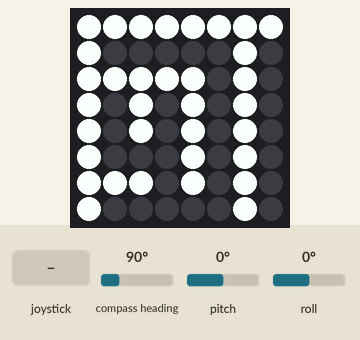
This program was run on a simulated Raspberry Pi (BCM pin numbers) with a Sense HAT. Parts: the Sense HAT's 8×8 RGB LED matrix. Inputs (shaded band) come from the test bench; at power-on: pitch 0°, roll 0°, compass heading 90°. Random numbers come from a fixed seed; what the program prints to the terminal is not drawn. At 9.9 s the program stops and its outputs stay as they are.

Above: at 5.0 s.
5.1 s: pitch set to -2°
At 6.5 s:
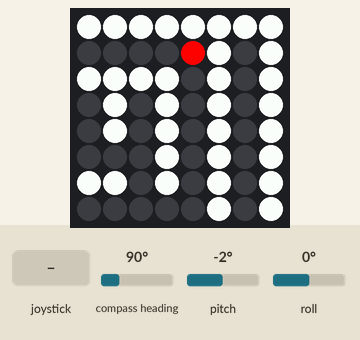
6.7 s: roll set to 45°
At 7.6 s:
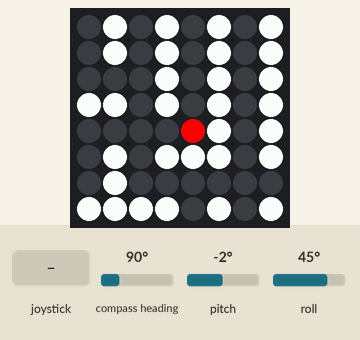
8.2 s: pitch set to 45°
At 9.6 s:
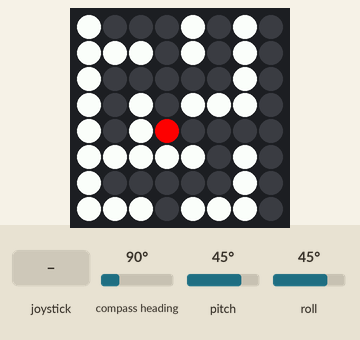
9.7 s: joystick pushed up
Timing chart, 0 to 11.4 s (numbered marks = the images above; inputs shaded):
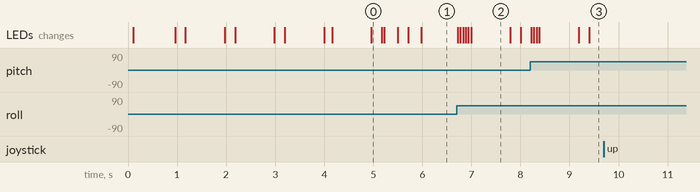

Measured:
- the behaviour switches between 0 and -1° on pitch (found by bisection; images 0 and 1)
- after the input at 9.7 s, every drawn part: stays the same

The program:

largeMaze.py
```python
from sense_hat import SenseHat, DIRECTION_UP, DIRECTION_DOWN, DIRECTION_LEFT, DIRECTION_RIGHT, DIRECTION_MIDDLE, ACTION_PRESSED, ACTION_HELD, ACTION_RELEASED
import random, math, time, copy, colorsys

class LargeMaze(object):
    """
    自動的に迷路を生成し、ジャイロセンサーで傾きを感知して、ボールを動かしてゴールするゲーム
    スクロールさせて複数画面分の迷路に対応する。ゴールの位置は3隅のどこかランダム。
    """
    P_SENSITIVE = 6.0  # Sensibility for orientation
    P_BLOCK_X_LENGTH = 15 # 迷路の横の広さを表すブロック数。奇数であること。
    P_BLOCK_Y_LENGTH = 15 # 迷路の縦の広さを表すブロック数。奇数であること。

    gray = G = [100, 100, 100]
    red = R = [255, 0, 0]
    blue = B = [0, 0, 255]
    pink = [255, 100, 100]
    orange = [239, 129, 15]
    yellow = [255, 255, 0]
    black = O = [0, 0, 0]
    white = W = [255, 255, 255]
    pillarNotWall = [60, 255, 60] # Color for pillar that is not covered by wall
    pillarWall = [200, 255, 30] # Color for pillar that is covered by wall
    WALL = W
    BALL = R
    GOAL = B

    menuItemPixels = [
    R, G, G, W, G, G,
    W, W, G, G, G, W
    ]

    def __init__(self, sense):
        self.GENERATE_SPEED = 0.001 # less as faster。迷路自動生成の速度に関係する待ち時間。
        self.sense = sense
        self.sense.stick.direction_any = self.joystick_any
        self.shouldExit = False
        self.workingPillarList = [] # 稼働中（壁を伸ばすことを検証すべき）の柱のリスト。中身は柱を表すインデックスの数値
        self.pillarList = [] # どの柱がどこにあるかを示す配列。値は {"x": 2, "y": 3} のようなオブジェクト
        self.wallTable = [] # どこに壁があるかを示す２次元配列。壁で覆われた柱も、壁とみなす。1 が壁、0が壁でない。
        self.world = [] # 迷路の全体を表す、LED に表示する色を要素として持つ P_BLOCK_X_LENGTH x P_BLOCK_Y_LENGTH 個の配列。ただし、X Y 各々、8より小さい場合には、8 に調整される。
        self.currentScrollX = 0 # 現在のスクロール横位置
        self.currentScrollY = 0 # 現在のスクロール縦位置
        self.goalX = 0 # ゴールの位置 x
        self.goalY = 0 # ゴールの位置 y

    @classmethod
    def getName(cls):
        return cls.__name__

    @classmethod
    def getMenuItemPixels(cls):
        """ Returns pixels that consists of 6 x 2 pixels
        """
        return LargeMaze.menuItemPixels

    def joystick_any(self, event):
        #print("in joystick_any in " + self.__class__.__name__)
        if event.action == ACTION_RELEASED:
            self.shouldExit = True

    def initDraw(self):
        AISLE = LargeMaze.O
        WALL = LargeMaze.WALL
        PNW = LargeMaze.pillarNotWall
        PW = LargeMaze.pillarWall
        START = LargeMaze.BALL
        GOAL = LargeMaze.GOAL

        # 横や縦が 8 よりも小さい場合、8 まで拡張して world を生成する。
        self.world = [LargeMaze.O for i in range(max(LargeMaze.P_BLOCK_X_LENGTH, 8) * max(LargeMaze.P_BLOCK_Y_LENGTH, 8))]

        # ゴールの位置は、右上隅、左下隅、右下隅のどれかランダム
        goalRandom = random.randint(1,3)
        if goalRandom == 1:
            # 右上隅
            self.goalX = LargeMaze.P_BLOCK_X_LENGTH - 2
            self.goalY = 1
        elif goalRandom == 2:
            # 左下隅
            self.goalX = 1
            self.goalY = LargeMaze.P_BLOCK_Y_LENGTH - 2
        else:
            # 右下隅
            self.goalX = LargeMaze.P_BLOCK_X_LENGTH - 2
            self.goalY = LargeMaze.P_BLOCK_Y_LENGTH - 2

        for y in range(LargeMaze.P_BLOCK_Y_LENGTH):
            wallRow = []
            for x in range(LargeMaze.P_BLOCK_X_LENGTH):
                color = ()
                if x == 0 or x == LargeMaze.P_BLOCK_X_LENGTH - 1 or y == 0 or y == LargeMaze.P_BLOCK_Y_LENGTH - 1:
                    wallRow.append(1)
                    color = WALL
                else:
                    wallRow.append(0)
                    if x == 1 and y == 1:
                        color = START
                    elif x == self.goalX and y == self.goalY:
                        color = GOAL
                    else:
                        color = AISLE
                if x % 2 == 0 and y % 2 == 0:
                    pillarIndex = len(self.pillarList)
                    if x ==0 or x == LargeMaze.P_BLOCK_X_LENGTH - 1 or y == 0 or y == LargeMaze.P_BLOCK_Y_LENGTH - 1:
                        self.workingPillarList.append(pillarIndex)
                    self.pillarList.append({"x": x, "y": y})
                    if color == WALL:
                        color = PW
                    else:
                        color = PNW
                self.world[y * max(LargeMaze.P_BLOCK_X_LENGTH, 8) + x] = color
            self.wallTable.append(wallRow)
        screen = []
        for y in range(8):
            row = self.world[y * max(LargeMaze.P_BLOCK_X_LENGTH, 8): y * max(LargeMaze.P_BLOCK_X_LENGTH, 8) + 8]
            screen.extend(row)
        self.sense.set_pixels(screen)

    def  generateWalls(self):
        WALL = LargeMaze.WALL

        while len(self.workingPillarList) > 0:
            randomIndex = random.randint(0, len(self.workingPillarList) - 1)
            index = self.workingPillarList.pop(randomIndex)
            x = self.pillarList[index]["x"]
            y = self.pillarList[index]["y"]

            # 壁を伸ばせる可能性配列。値はその方向を表す {"x": 2, "y": 0} や {"x": 0, "y": -2} のようなオブジェクト
            possibleExtend = []

            if x + 2 <= LargeMaze.P_BLOCK_X_LENGTH - 1 and self.wallTable[y][x + 2] == 0:
                possibleExtend.append({"x": 2, "y": 0})
            if x - 2 >= 0 and self.wallTable[y][x - 2] == 0:
                possibleExtend.append({"x": -2, "y": 0})
            if y + 2 <= LargeMaze.P_BLOCK_Y_LENGTH - 1 and self.wallTable[y + 2][x] == 0:
                possibleExtend.append({"x": 0, "y": 2})
            if y - 2 >= 0 and self.wallTable[y - 2][x] == 0:
                possibleExtend.append({"x": 0, "y": -2})

            self.world[y * max(LargeMaze.P_BLOCK_X_LENGTH, 8) + x] = WALL

            if len(possibleExtend) > 0:
                extendDirection = possibleExtend[random.randint(0, len(possibleExtend) - 1)]
                # print(extendDirection)

                # 伸ばす1つ目。柱ではない。
                x1 = int(x + extendDirection["x"] / 2)
                y1 = int(y + extendDirection["y"] / 2)

                self.world[y1 * max(LargeMaze.P_BLOCK_X_LENGTH, 8) + x1] = WALL
                self.wallTable[y1][x1] = 1

                # 伸ばす2つ目。柱である。
                x2 = x + extendDirection["x"]
                y2 = y + extendDirection["y"]
                self.world[y2 * max(LargeMaze.P_BLOCK_X_LENGTH, 8) + x2] = WALL
                self.wallTable[y2][x2] = 1

                # 到達した柱を、稼働中の柱として保存する
                reachedPillarIndex = LargeMaze.findPillarIndex(self.pillarList, x2, y2)
                if reachedPillarIndex != -1:
                    self.workingPillarList.append(reachedPillarIndex)
                else:
                    raise Exception("reachedPillarIndex == -1")

                # 到達する前の柱も、まだ稼働中の柱として保存する
                if len(possibleExtend) >= 2:
                    self.workingPillarList.append(index)
            screen = []
            for y3 in range(8):
                row = self.world[y3 * max(LargeMaze.P_BLOCK_X_LENGTH, 8): y3 * max(LargeMaze.P_BLOCK_X_LENGTH, 8) + 8]
                screen.extend(row)
            self.sense.set_pixels(screen)
            time.sleep(self.GENERATE_SPEED)

    @classmethod
    def findPillarIndex(cls, pillarList, x, y):
        """
        配列の中から、xとyで指定したオブジェクトの値と合致するものの最初のものの配列のインデックスを返す。ヒットしなければ -1 を返す。
        """
        for i in range(len(pillarList)):
            if pillarList[i]["x"] == x and pillarList[i]["y"] == y:
                return i
        return -1

    def run(self):
        print(self.__class__.__name__ + " is running")
        self.initDraw()
        self.generateWalls()
        self.goMaze()
        print(self.__class__.__name__ + " is exiting")

    def goMaze(self):
        BALL = LargeMaze.BALL
        O = LargeMaze.O

        x = y = 1  # Position of the ball for display
        pre_x = pre_y = 1 # Position of the ball in a previous step
        xPh = yPh = 1.0 # Physical position of the ball
        pre_time = time.monotonic()
        while not self.shouldExit:
            orientation_rad = self.sense.get_orientation_radians()
            #print("p: {pitch}, r: {roll}, y: {yaw}".format(**orientation_rad))
            p = orientation_rad["pitch"]
            r = orientation_rad["roll"]

            xAccel = -p * LargeMaze.P_SENSITIVE # -1.5xx to 1.5xxx when P_SENSITIVE == 1.0
            yAccel = r * LargeMaze.P_SENSITIVE # -1.5 to 1.5 when P_SENSITIVE == 1.0
            # print(xAccel, yAccel)

            # 加速度の方向に壁があれば、加速度を0にする。なお、斜めには動かないので、斜めの場所はチェックしない。
            targetX = x + (1 if xAccel > 0 else -1)
            targetY = y + (1 if yAccel > 0 else -1)
            if self.wallTable[y][targetX] == 1:
                xAccel = 0
                xPh = float(x)
            if self.wallTable[targetY][x] == 1:
                yAccel = 0
                yPh = float(y)

            # 一方向にのみ進む。斜めには進まない。また、最大で 1.0 しか進まない
            if abs(xAccel) > abs(yAccel):
                xPh += max(min(xAccel, 1.0), -1.0)
            else:
                yPh += max(min(yAccel, 1.0), -1.0)

            x = round(xPh)
            y = round(yPh)

            if not(pre_x == x and pre_y == y):
                # スクロールすべきかをチェック
                if x - self.currentScrollX >= 5 and self.currentScrollX < LargeMaze.P_BLOCK_X_LENGTH - 8:
                    self.currentScrollX += 1
                elif x - self.currentScrollX <= 2 and self.currentScrollX > 0:
                    self.currentScrollX -= 1
                if y - self.currentScrollY >= 5 and self.currentScrollY < LargeMaze.P_BLOCK_Y_LENGTH - 8:
                    self.currentScrollY += 1
                elif y - self.currentScrollY <= 2 and self.currentScrollY > 0:
                    self.currentScrollY -= 1

                self.world[pre_y * max(LargeMaze.P_BLOCK_X_LENGTH, 8) + pre_x] = O
                self.world[y * max(LargeMaze.P_BLOCK_X_LENGTH, 8) + x] = BALL
                screen = []
                for y1 in range(8):
                    row = self.world[(y1 + self.currentScrollY) * max(LargeMaze.P_BLOCK_X_LENGTH, 8) + self.currentScrollX: (y1 + self.currentScrollY) * max(LargeMaze.P_BLOCK_X_LENGTH, 8) + self.currentScrollX + 8]
                    screen.extend(row)
                self.sense.set_pixels(screen)

                pre_time = time.monotonic()
                if x == self.goalX and y == self.goalY:
                    time.sleep(0.05)
                    self.gotGoal()
                    continue
            else:
                subsecond = (time.monotonic() - pre_time) % 1
                if subsecond < 0.8:
                    self.sense.set_pixel(x - self.currentScrollX, y - self.currentScrollY, BALL)
                else:
                    self.sense.set_pixel(x - self.currentScrollX, y - self.currentScrollY, O)

            pre_x = x
            pre_y = y
            time.sleep(0.05)

    def gotGoal(self):
        count = 0.00
        while not self.shouldExit:
            color = colorsys.hsv_to_rgb(count, 1.0, 1.0)
            color = (int(color[0]*255), int(color[1]*255), int(color[2]*255))
            for y in range(self.currentScrollY, self.currentScrollY + 8):
                for x in range(self.currentScrollX, self.currentScrollX + 8):
                    if self.wallTable[y][x] == 1:
                        self.sense.set_pixel(x - self.currentScrollX, y - self.currentScrollY, color)
            count += 0.08
            time.sleep(0.05)

if __name__ == '__main__':
    sense = SenseHat()
    largeMaze = LargeMaze(sense)
    largeMaze.run()
    
```
